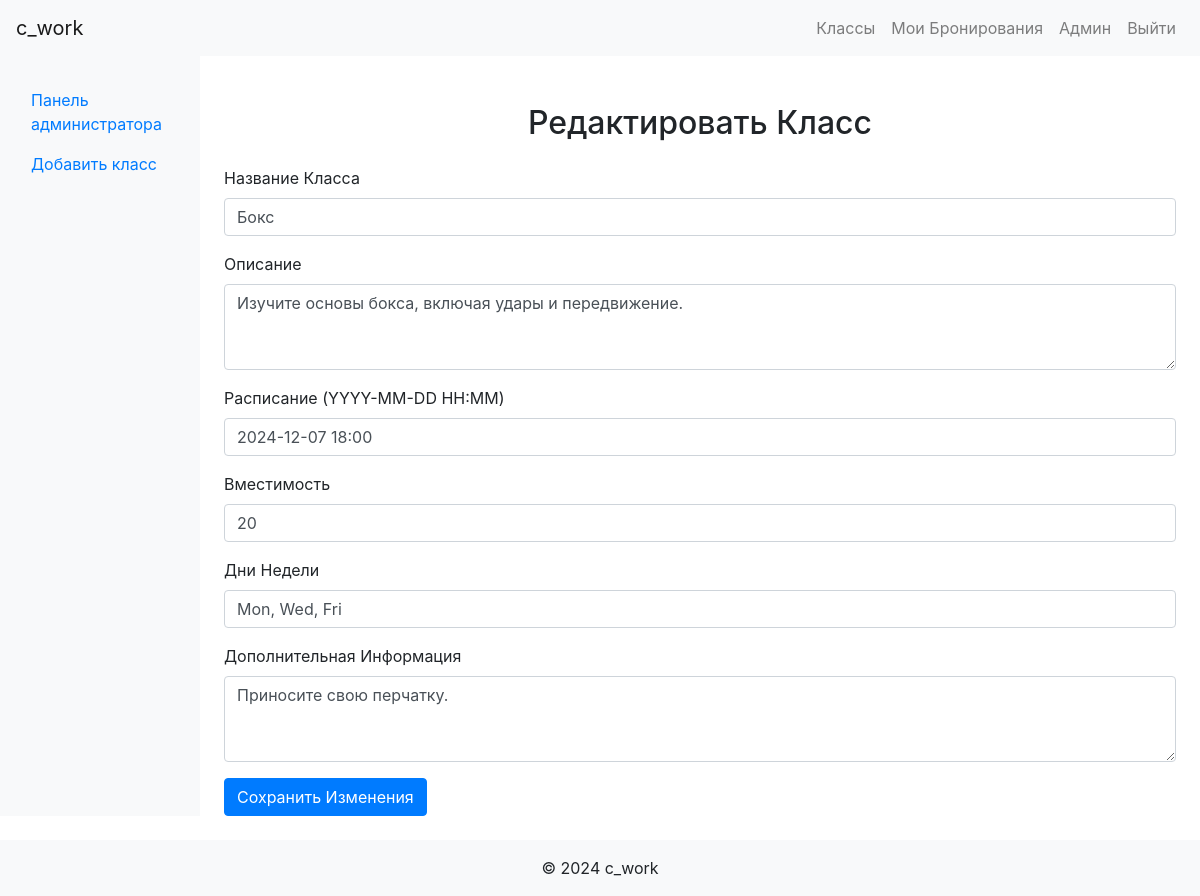
Page /admin/edit_class/3 (signed in) on the committed database.
### app/models.py (models this page shows, shortened)
class Class(db.Model):
    id = db.Column(db.Integer, primary_key=True)
    name = db.Column(db.String(100), nullable=False)
    description = db.Column(db.Text, nullable=True)
    schedule = db.Column(db.DateTime, nullable=False)
    capacity = db.Column(db.Integer, default=10, nullable=False)
    days_of_week = db.Column(db.String(100), nullable=False)  # Например: "Пн, Ср, Пт"
    extra_info = db.Column(db.Text, nullable=True)  # Дополнительная информация
    bookings = db.relationship('Booking', backref='class_', lazy=True)

### app/admin_routes.py (the view, shortened to what this page needs)
@admin_bp.route('/edit_class/<int:class_id>', methods=['GET', 'POST'])
@login_required
@admin_required
def edit_class(class_id):
    class_ = Class.query.get_or_404(class_id)
    available_days = class_.days_of_week.split(', ') if class_.days_of_week else []
    return render_template('edit_class.html', class_=class_, available_days=available_days)

### app/admin_routes.py (called while the page is built)
def admin_required(f):
    @wraps(f)
    def decorated_function(*args, **kwargs):
        if not current_user.is_admin:
            abort(403)
        return f(*args, **kwargs)
    return decorated_function

### app/models.py (called while the page is built)
@login_manager.user_loader
def load_user(user_id):
    return User.query.get(int(user_id))

### app/templates/edit_class.html (shortened to what this page needs)
{% extends "base.html" %}
{% block content %}
    <h2 class="mt-5 mb-4 text-center">Редактировать Класс</h2>
    <form method="POST">
        <div class="form-group">
            <label for="name">Название Класса</label>
            <input type="text" class="form-control" id="name" name="name" value="{{ class_.name }}" required>
        </div>
        <div class="form-group">
            <label for="description">Описание</label>
            <textarea class="form-control" id="description" name="description" rows="3">{{ class_.description }}</textarea>
        </div>
        <div class="form-group">
            <label for="schedule">Расписание (YYYY-MM-DD HH:MM)</label>
            <input type="text" class="form-control" id="schedule" name="schedule" value="{{ class_.schedule.strftime('%Y-%m-%d %H:%M') }}" required>
        </div>
        <div class="form-group">
            <label for="capacity">Вместимость</label>
            <input type="number" class="form-control" id="capacity" name="capacity" value="{{ class_.capacity }}" min="1" required>
        </div>
        <div class="form-group">
            <label for="days_of_week">Дни Недели</label>
            <input type="text" class="form-control" id="days_of_week" name="days_of_week" value="{{ class_.days_of_week }}" placeholder="Пн, Ср, Пт">
        </div>
        <div class="form-group">
            <label for="extra_info">Дополнительная Информация</label>
            <textarea class="form-control" id="extra_info" name="extra_info" rows="3">{{ class_.extra_info }}</textarea>
        </div>
        <button type="submit" class="btn btn-primary">Сохранить Изменения</button>
    </form>
{% endblock %}

### rows in the picture
Class: name "Бокс", description "Изучите основы бокса, включая удары и передвижение.", schedule "2024-12-07 18:00", capacity "20", days_of_week "Mon, Wed, Fri", extra_info "Приносите свою перчатку."
